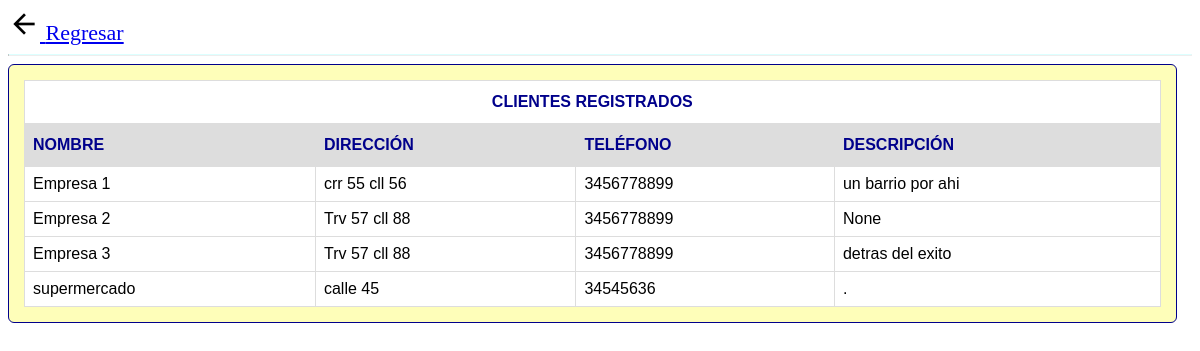
Screenshot of /aplicacion/clientes/ with the database file from the repository.
### aplicacion/models.py (models this page shows, shortened)
class cliente(models.Model):
    nit = models.CharField(max_length=30, null=False, blank=False, default='0')
    Nombre = models.CharField(max_length=50, null=False, blank=False)
    Direccion =models.CharField(max_length=50, null=False, blank=False)
    Telefono =models.CharField(max_length=50,  null=False, blank=False)
    Descripcion=models.CharField(max_length=100,  null=True, blank=True,default='.')

### aplicacion/views.py (the view)
# urls.py: path('clientes/', views.getclientes, name='getclientes'),
def getclientes(request):
    lista = cliente.objects.order_by('Nombre')
    ctx = {'clientes': lista}
    return render(request, "aplicacion/listadoClientes.html", ctx)

### aplicacion/templates/aplicacion/listadoClientes.html (shortened to what this page needs)
{% load static %}
<html>
<head><link rel="stylesheet" type="text/css" href="{% static 'aplicacion/css/tablas.css' %}">
</head>
</head>
<body><a href="/aplicacion">
<img src="{% static 'aplicacion/img/back.png' %}"/>
 Regresar </a>
<hr/>
<div>
{% if clientes %}
    <table id="clientes">
        <tr><th class="fusion" colspan="4">CLIENTES REGISTRADOS</th></tr>
        <tr>
            <th>NOMBRE</th>
            <th>DIRECCIÓN</th>
            <th>TELÉFONO</th>
            <th>DESCRIPCIÓN</th>
        </tr>
    {% for p in clientes %}
        <tr>
            <td>{{p.Nombre}}</td>
            <td>{{p.Direccion}}</td>
            <td>{{p.Telefono}}</td>
            <td>{{p.Descripcion}}</td></tr>
    {% endfor %}
    </table>
{% else %}
    <p>Error de programación</p>
{% endif %}
</div>
</body>
</html>

### aplicacion/static/aplicacion/css/tablas.css (style rules this page uses)
#clientes, #servicios { font-family: "Trebuchet MS", Arial, Helvetica, sans-serif; border-collapse: collapse; width: 100%; }
#clientes td, #clientes th, #servicios td, #servicios th { border: 1px solid #ddd; padding: 8px; }
#clientes tr, #servicios tr { background-color: white; }
#clientes th , #servicios th { padding-top: 12px; padding-bottom: 12px; text-align: left; background-color: #ddd; color: darkblue; }
#clientes .fusion, #servicios .fusion { background-color: white; text-align:center }
hr { border-top: 1px solid #ddffff; }
a { font-size:22px; }
body { #background-color: #ddffff background-color: white }
div { border-radius: 6px; background-color: #fefeb9; padding: 15px; border-style: solid; border-width: 1px; border-color: darkblue; width:96% }

### rows the page displays
cliente: Nombre "Empresa 1", Direccion "crr 55 cll 56", Telefono "3456778899", Descripcion "un barrio por ahi"
cliente: Nombre "Empresa 2", Direccion "Trv 57 cll 88", Telefono "3456778899", Descripcion "None"
cliente: Nombre "Empresa 3", Direccion "Trv 57 cll 88", Telefono "3456778899", Descripcion "detras del exito"
cliente: Nombre "supermercado", Direccion "calle 45", Telefono "34545636", Descripcion "."
